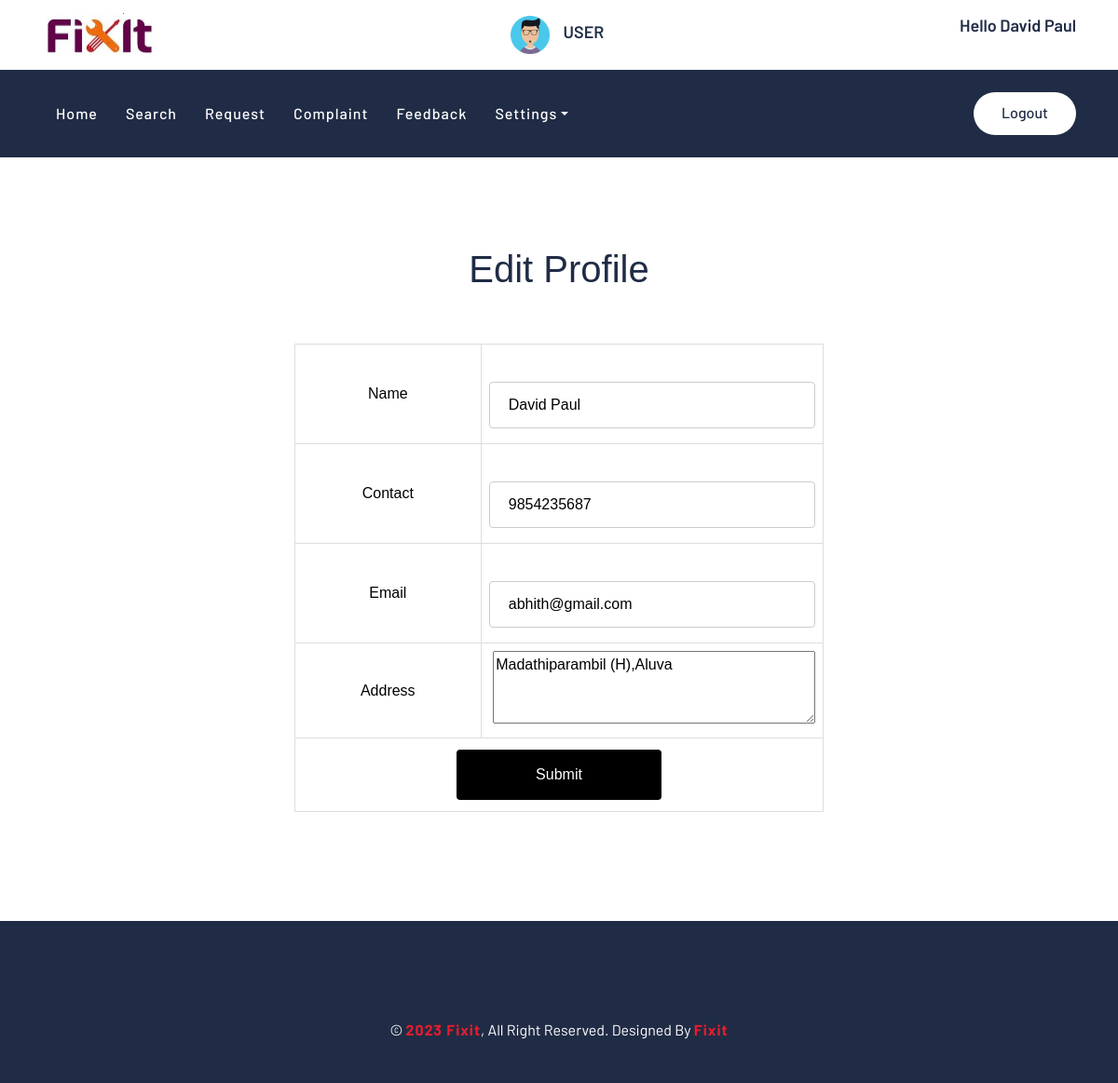
The page /User/EditProfile.php (signed in) on the database its author committed.
### tables this page shows
CREATE TABLE `tbl_user` (
  `user_id` int(11) NOT NULL,
  `user_name` varchar(30) NOT NULL,
  `user_contact` varchar(10) NOT NULL,
  `user_email` varchar(50) NOT NULL,
  `user_gender` varchar(10) NOT NULL,
  `user_address` varchar(100) NOT NULL,
  `user_dob` date NOT NULL,
  `place_id` int(11) NOT NULL,
  `user_photo` varchar(30) NOT NULL,
  `user_password` varchar(20) NOT NULL,
  `user_doj` varchar(50) NOT NULL
);

### User/EditProfile.php (the view, shortened to what this page needs)
<?php
include("Head.php");
?>
<!DOCTYPE html PUBLIC "-//W3C//DTD XHTML 1.0 Transitional//EN" "http://www.w3.org/TR/xhtml1/DTD/xhtml1-transitional.dtd">
<html xmlns="http://www.w3.org/1999/xhtml">
<head>
</head>
<body>
<div align="center" id="tab">
<h1>Edit Profile</h1>
<br><br>
<form id="form1" name="form1" method="post" action="">
  <?php
$sel="select * from tbl_user where user_id='".$_SESSION["uid"]."'";
$row=$conn->query($sel);
if($data=$row->fetch_assoc())
{
?>
  <table>
    <tr align="center">
      <td>Name</td>
      <td><label for="txt_name"></label>
      <input type="text" name="txt_name" value="<?php echo $data["user_name"];?>" id="txt_name" /></td>
    </tr>
    <tr align="center">
      <td>Contact</td>
      <td><label for="txt_contact"></label>
      <input type="text" name="txt_contact" value="<?php echo $data["user_contact"];?>" id="txt_contact" /></td>
    </tr>
    <tr align="center">
      <td>Email</td>
      <td><label for="txt_email"></label>
      <input type="text" name="txt_email"  value="<?php echo $data["user_email"];?>" id="txt_email" /></td>
    </tr>
    <tr align="center">
      <td>Address</td>
      <td><label for="txt_address"></label>
    <textarea name="txt_address"  id="txt_address" cols="35" rows="3"><?php echo $data["user_address"];?></textarea></td>
    </tr>
    <tr align="center">
      <td colspan="2" align="center"><input type="submit" name="btn_Submit" id="btn_Submit" value="Submit" /></td>
    </tr>
  </table>
<?php
	}
   ?>
</form>
</div>
</body>
<?php
include("Foot.php");
?>
</html>

### Assets/Templates/Main/css/style.css (style rules this page uses)
body { color: #444444; font-weight: 400; background: #ffffff; font-family: 'Barlow', sans-serif; }
h1, h2, h3, h4, h5, h6 { color: #202C45; }

### Assets/Templates/form.css (style rules this page uses)
#tab { font-family: "Trebuchet MS", Arial, Helvetica, sans-serif; border-collapse: collapse; width: 100%; }
#tab td, #tab th { border: 1px solid #ddd; padding: 8px; color: black; text-align:center; min-width:200px; }
input[type=text],[type=password],[type=email],[type=date], select { width: 100%; padding: 12px 20px; margin: 8px 0; display: inline-block; border: 1px solid #ccc; border-radius: 4px; box-sizing: border-box; }
input[type=submit] { width: 40%; background-color: black; color: white; padding: 15px; margin: 4px 0; border: none; border-radius: 4px; cursor: pointer; }

### rows shown on the page
tbl_user: txt_name "David Paul", txt_contact "9854235687", txt_email "abhith@gmail.com", txt_address "Madathiparambil (H),Aluva"

### other values the page prints
$_SESSION["uname"] "David Paul"
